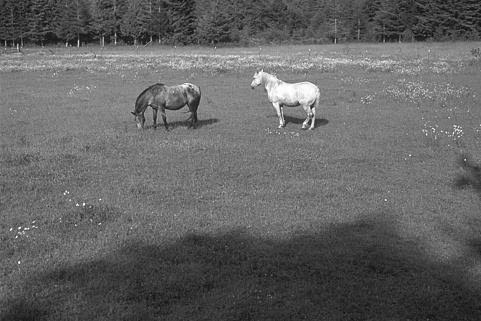
#> input picture Finding_horse/horses.jpg, 481 x 321 px
$ python -i finding_horse_method1.py   (imports and definitions only)
#> lines starting #> are read from the running program, lines starting #| are printed output that depends on the picture; after the words box and inside, x2 and y2 are one past the last pixel; in counts of white or black regions, pixels touching at a corner belong together
import cv2
import numpy as np
import matplotlib.pyplot as plt


def connected_component_label(path):
    # Getting the input image
#> called with path = 'horses.jpg'
    img = cv2.imread(path, 0)
#> img is the input picture: shape (321, 481); min 8, max 255, mean 99.4
    # Converting those pixels with values 1-127 to 0 and others to 1
    img = cv2.threshold(img, 220, 255, cv2.THRESH_BINARY)[1]
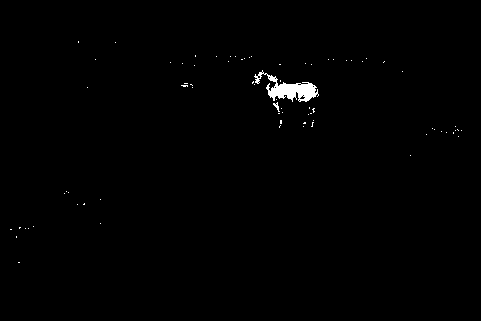
#> img: shape (321, 481); 0.62% white; 76 white regions (74 under 20 px), largest, box (x1, y1, x2, y2) and area: (254, 70, 319, 102) 792, (273, 102, 280, 112) 27
    # Applying cv2.connectedComponents()
    num_labels, labels = cv2.connectedComponents(img)
#> labels: shape (321, 481) int32; 77 distinct labels, from 0 to 76
#> num_labels = 77

    label_hue = np.uint8(179 * labels / np.max(labels))
    blank_ch = 255 * np.ones_like(label_hue)
    labeled_img = cv2.merge([label_hue, blank_ch, blank_ch])
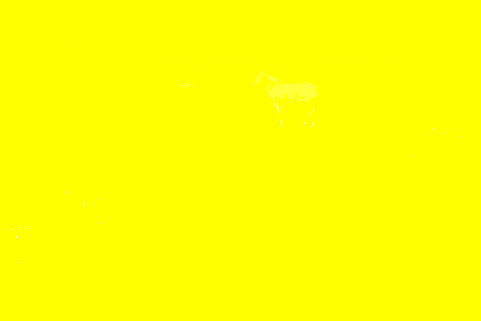
#> labeled_img: shape (321, 481, 3); mean of channels 0, 1, 2 0.4, 255, 255; drawn as B, G, R

    # Converting cvt to BGR
    labeled_img = cv2.cvtColor(labeled_img, cv2.COLOR_HSV2BGR)
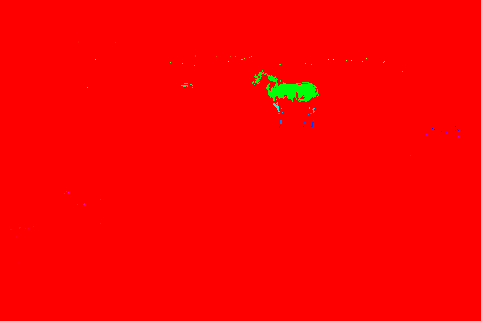
#> labeled_img: shape (321, 481, 3); mean B, G, R 0.2, 1.5, 253.5

    # set bg label to black
    labeled_img[label_hue == 0] = 0

    # Showing Original Image
    cv2.imshow('original',cv2.cvtColor(img, cv2.COLOR_BGR2RGB))

    # Showing Image after Component Labeling
    cv2.imshow('horse',cv2.cvtColor(labeled_img, cv2.COLOR_BGR2RGB))
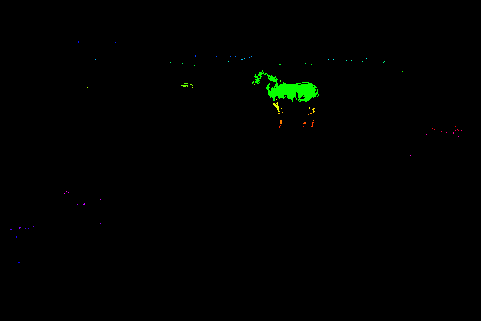
#> window 'horse': shape (321, 481, 3); mean B, G, R 0.1, 1.5, 0.2
    cv2.waitKey(0)

path1 = r'path/to/image'
# [1 line not run here, left out]

>>> result = connected_component_label('horses.jpg')
